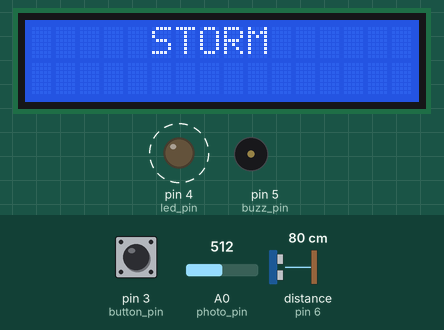
Bench run of a sketch on a simulated Arduino Uno, built with avr-gcc and run on an emulated ATmega328P. On the bench: 16×2 character LCD, output pins drawn as LEDs (lit = HIGH), buzzer (waves = sounding). Wiring (inferred from the names in the program): ultrasonic range finder: trigger pin 7; echo pin 6. Dashed ring = blinking. The test bench sets the inputs (shaded band); at power-on: A0 (photo_pin) = 512, distance to the obstacle (sensor on pin 6) 80 cm, pin 3 (button_pin) LOW. The echo pulse lasts 58.3 µs per cm; pins used as bus, display or sensor lines are not drawn; what the sketch prints to the serial monitor is not drawn.

Above: at 1.26 s.
1.3 s: A0 (photo_pin) set to 521
At 2.69 s:
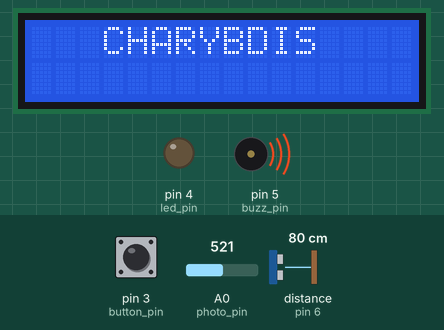
3.7 s: distance to the obstacle (sensor on pin 6) set to 120 cm
At 4.8 s:
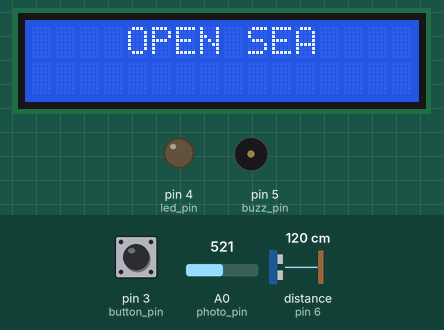
5.2 s: distance to the obstacle (sensor on pin 6) set to 107 cm
6.7 s: distance to the obstacle (sensor on pin 6) set to 98 cm
At 7.28 s:
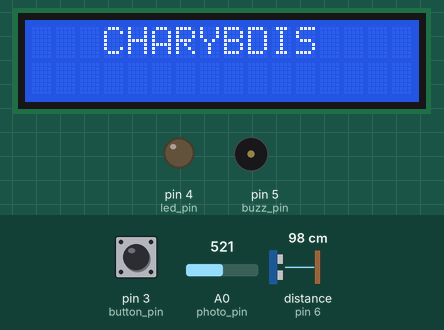
9.7 s: pin 3 (button_pin) pulled HIGH for 0.15 s
At 10.9 s:
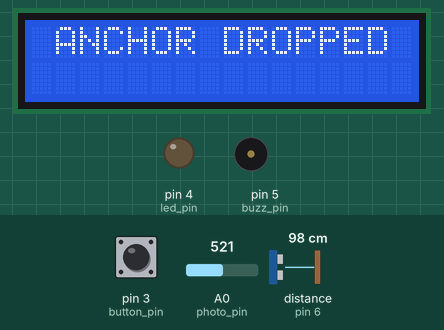
11.3 s: pin 3 (button_pin) pulled HIGH for 1 s
At 17.5 s:
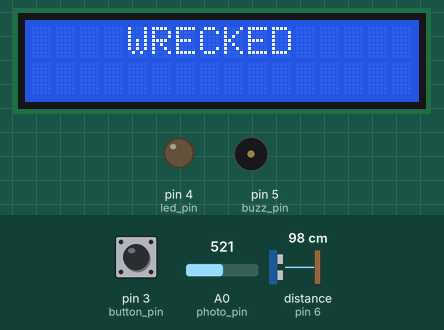
Timing chart, 0 to 17.8 s (numbered marks = the images above; inputs shaded):
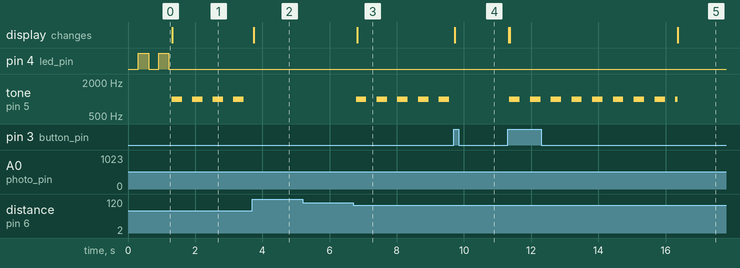

Measured:
- the behaviour switches between 512 and 513 on A0 (photo_pin) (found by bisection; images 0 and 1)
- the behaviour switches between 103 and 102 cm on distance to the obstacle (sensor on pin 6) (found by bisection; images 2 and 3)
- after the input at 1.3 s, pin 4 (led_pin): stops changing and stays LOW; tone on pin 5 (buzz_pin): alternates 1000 Hz for 0.31 s and silent for 0.31 s, starting at once; the display: changes at once (image 1)
- after the input at 3.7 s, tone on pin 5 (buzz_pin): stops changing and stays silent; the display: changes at once (image 2)
- after the input at 5.2 s, every drawn part: stays the same
- after the input at 6.7 s, tone on pin 5 (buzz_pin): alternates 1000 Hz for 0.31 s and silent for 0.31 s, starting after 0.09 s; the display: changes after 0.12 s (image 3)
- after the input at 9.7 s, tone on pin 5 (buzz_pin): stops changing and stays silent; the display: changes at once (image 4)
- after the input at 11.3 s, tone on pin 5 (buzz_pin): goes 8 × (1000 Hz 0.31 s, silent 0.31 s), 1000 Hz 0.06 s, then silent, starting after 0.05 s; the display: first changes at once (image 5 shows a later state)
- by itself, pin 4 (led_pin): alternates HIGH for 0.30 s and LOW for 0.31 s

The sketch:

avionics_task21.ino
```cpp
// NAME: AARAV DEVARSHI OZA
// ID: 2026B4PS0910H

#include <Adafruit_LiquidCrystal.h>

// Pins
const int button_pin = 3;
const int led_pin    = 4;
const int buzz_pin   = 5;
const int echo_pin   = 6;
const int trig_pin   = 7;
const int photo_pin  = A0;

// Sensor data
int distance   = 999;
int light_value = 512;

// Light averaging (rolling 5 samples)
int light_readings[5] = {512, 512, 512, 512, 512};  // start neutral
int light_index = 0;

bool button_state  = false;
bool button_toggle = false;   // true = anchor dropped
bool led_state     = false;
bool buzzer_state  = false;

// LCD (change 0x20 if your Tinkercad LCD uses a different address)
Adafruit_LiquidCrystal lcd(0x20);

// States
enum State {
    OPEN_SEA,
    ANCHOR_DROPPED,
    WRECKED,
    STORM,
    CHARYBDIS
};

State current_state = OPEN_SEA;
State prev_state    = WRECKED;   // force first LCD update

// Thresholds (brief)
const int distance_threshold = 100;   // cm  – below = Charybdis
const int light_threshold    = 512;   // below half of 0-1023 = Storm

// Timing
const unsigned long DANGER_TIME_MS = 5000;
const unsigned long BLINK_MS       = 300;
const unsigned long BUZZ_MS        = 300;

unsigned long danger_start_time = 0;
bool run_warning_light = false;
bool run_warning_sound = false;

void setup() {
    pinMode(echo_pin,   INPUT);
    pinMode(trig_pin,   OUTPUT);
    pinMode(buzz_pin,   OUTPUT);
    pinMode(led_pin,    OUTPUT);
    pinMode(button_pin, INPUT);   // external pull-down

    Serial.begin(9600);
    lcd.begin(16, 2);
    lcd.clear();
    update_lcd();                 // show initial state
}

void loop() {
    get_ultrasonic_data();
    get_light_data();
    Serial.println(light_value);
    get_button_state();

    // ---------- State machine ----------
    if (current_state == OPEN_SEA) {
        bool in_storm   = (light_value <= light_threshold);
        bool in_charyb  = (distance  <= distance_threshold);

        if (in_charyb && !in_storm) {
            current_state = CHARYBDIS;
            danger_start_time = millis();
        } else if (in_storm && !in_charyb) {
            current_state = STORM;
            danger_start_time = millis();
        } else if (in_storm && in_charyb) {
            // Both true at the same instant → pick one (STORM here)
            // Once chosen, the later switch logic keeps the first timer
            current_state = STORM;
            danger_start_time = millis();
        }
    }

    // 5-second continuous danger → WRECKED
    if ((current_state == STORM || current_state == CHARYBDIS) &&
        (millis() - danger_start_time >= DANGER_TIME_MS)) {
        current_state = WRECKED;
    }

    // Anchor drop / raise (protected from all danger while dropped)
    if (current_state != WRECKED && button_toggle) {
        current_state = ANCHOR_DROPPED;
    }
    if (current_state == ANCHOR_DROPPED && !button_toggle) {
        current_state = OPEN_SEA;   // back to OPEN; sensors will re-trigger & reset timer if still dangerous
    }

    // While still inside the 5 s window, allow switching between STORM ↔ CHARYBDIS
    // or return to OPEN SEA. Timer is NOT reset (matches “first one keeps its timer”).
    if (millis() - danger_start_time < DANGER_TIME_MS) {
        if (current_state == CHARYBDIS &&
            distance > distance_threshold &&
            light_value <= light_threshold) {
            current_state = STORM;
        }
        if (current_state == STORM &&
            distance <= distance_threshold &&
            light_value > light_threshold) {
            current_state = CHARYBDIS;
        }
        if (distance > distance_threshold &&
            light_value > light_threshold &&
            current_state != ANCHOR_DROPPED &&
            current_state != WRECKED) {
            current_state = OPEN_SEA;
        }
    }

    // Outputs
    run_warning_light = (current_state == STORM);
    run_warning_sound = (current_state == CHARYBDIS);

    handle_led();
    handle_buzzer();

    if (prev_state != current_state) {
        update_lcd();
        prev_state = current_state;
    }

    delay(10);
}

// ---------- Helpers ----------
void update_lcd() {
    lcd.setCursor(0, 0);
    switch (current_state) {
        case OPEN_SEA:       lcd.print("    OPEN SEA    "); break;
        case ANCHOR_DROPPED: lcd.print(" ANCHOR DROPPED "); break;
        case WRECKED:        lcd.print("    WRECKED     "); break;
        case STORM:          lcd.print("     STORM      "); break;
        case CHARYBDIS:      lcd.print("   CHARYBDIS    "); break;
    }
    lcd.setCursor(0, 1);
    lcd.print("                ");   // clear second line
}

unsigned long prev_millis_ultrasonic = 0;
void get_ultrasonic_data() {
    unsigned long now = millis();
    if (now - prev_millis_ultrasonic < 100) return;
    prev_millis_ultrasonic = now;

    digitalWrite(trig_pin, LOW);
    delayMicroseconds(2);
    digitalWrite(trig_pin, HIGH);
    delayMicroseconds(10);
    digitalWrite(trig_pin, LOW);

    long duration = pulseIn(echo_pin, HIGH, 30000);  // 30 ms timeout
    if (duration == 0) {
        distance = 999;          // no echo = far away
    } else {
        distance = duration * 0.034 / 2;
    }
}

void get_light_data() {
    light_readings[light_index] = analogRead(photo_pin);
    light_index = (light_index + 1) % 5;

    long sum = 0;
    for (int i = 0; i < 5; i++) sum += light_readings[i];
    light_value = sum / 5;
}

void get_button_state() {
    bool prev = button_state;
    button_state = digitalRead(button_pin);
    // rising edge → toggle anchor
    if (!prev && button_state) {
        button_toggle = !button_toggle;
    }
}

unsigned long prev_millis_led = 0;
void handle_led() {
    if (run_warning_light) {
        unsigned long now = millis();
        if (now - prev_millis_led >= BLINK_MS) {
            prev_millis_led = now;
            led_state = !led_state;
            digitalWrite(led_pin, led_state ? HIGH : LOW);
        }
    } else {
        digitalWrite(led_pin, LOW);
        led_state = false;
    }
}

unsigned long prev_millis_buzzer = 0;
void handle_buzzer() {
    if (run_warning_sound) {
        unsigned long now = millis();
        if (now - prev_millis_buzzer >= BUZZ_MS) {
            prev_millis_buzzer = now;
            buzzer_state = !buzzer_state;
            if (buzzer_state) {
                tone(buzz_pin, 1000);
            } else {
                noTone(buzz_pin);
            }
        }
    } else {
        noTone(buzz_pin);
        buzzer_state = false;
    }
}
```
